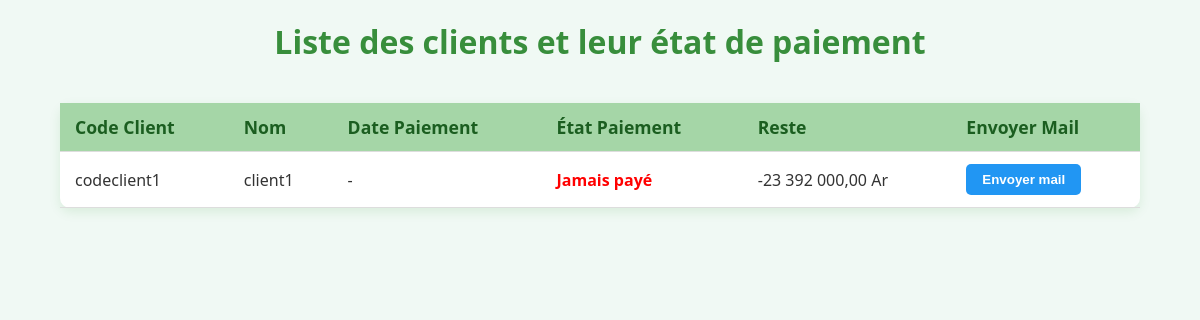
The page /view/mail8.php (signed in) on the database its author committed.
### tables this page shows
CREATE TABLE `CLIENT` (
  `codecli` varchar(100) NOT NULL,
  `nom` varchar(1000) NOT NULL,
  `sexe` varchar(1000) NOT NULL,
  `quartier` varchar(1000) NOT NULL,
  `niveau` varchar(1000) NOT NULL,
  `mail` varchar(1000) NOT NULL
);

### view/mail8.php (the view, shortened to what this page needs)
<?php
$host = 'localhost';
$dbname = 'jirama';
$user = 'root';
$password = '';
try {
    $pdo = new PDO("mysql:host=$host;dbname=$dbname", $user, $password);
    $pdo->setAttribute(PDO::ATTR_ERRMODE, PDO::ERRMODE_EXCEPTION);
} catch (PDOException $e) {
    die("Erreur de connexion à la base de données : " . $e->getMessage());
}
$queryClients = $pdo->query("SELECT codecli, nom FROM CLIENT");
$clients = $queryClients->fetchAll(PDO::FETCH_ASSOC);
?>
<!DOCTYPE html>
<html lang="fr">
<head>
</head>
<body>
<h1>Liste des clients et leur état de paiement</h1>
<table>
    <thead>
        <tr>
            <th>Code Client</th>
            <th>Nom</th>
            <th>Date Paiement</th>
            <th>État Paiement</th>
            <th>Reste</th>
            <th>Envoyer Mail</th>
        </tr>
    </thead>
    <tbody>
<?php
$queryClientsSansPaiement = $pdo->query("
    SELECT codecli, nom
    FROM CLIENT
    WHERE codecli NOT IN (SELECT DISTINCT codecli FROM PAYER)
");
$clientsSansPaiement = $queryClientsSansPaiement->fetchAll(PDO::FETCH_ASSOC);
foreach ($clientsSansPaiement as $client) {
    $codecli = $client['codecli'];
    $nom = $client['nom'];
    $montant = 0;
    $queryPuEau = $pdo->prepare("SELECT pu, codecompteur FROM COMPTEUR WHERE codecli = ? AND type = 'EAU'");
    $queryPuEau->execute([$codecli]);
    $resultEau = $queryPuEau->fetch(PDO::FETCH_ASSOC);
    $pu_eau = $resultEau['pu'] ?? 0;
    $codecompteur_eau = $resultEau['codecompteur'] ?? null;
    $queryPuElec = $pdo->prepare("SELECT pu, codecompteur FROM COMPTEUR WHERE codecli = ? AND type = 'ELECTRICITE'");
    $queryPuElec->execute([$codecli]);
    $resultElec = $queryPuElec->fetch(PDO::FETCH_ASSOC);
    $pu_elec = $resultElec['pu'] ?? 0;
    $codecompteur_elec = $resultElec['codecompteur'] ?? null;
    $valeur2 = 0;
    if ($codecompteur_eau) {
        $queryValEau = $pdo->prepare("SELECT valeur2 FROM EAU WHERE codecompteur = ?");
        $queryValEau->execute([$codecompteur_eau]);
        $valEau = $queryValEau->fetch(PDO::FETCH_ASSOC);
        $valeur2 = $valEau['valeur2'] ?? 0;
    }
    $valeur1 = 0;
    if ($codecompteur_elec) {
        $queryValElec = $pdo->prepare("SELECT valeur1 FROM ELEC WHERE codecompteur = ?");
        $queryValElec->execute([$codecompteur_elec]);
        $valElec = $queryValElec->fetch(PDO::FETCH_ASSOC);
        $valeur1 = $valElec['valeur1'] ?? 0;
    }
    $reste = $montant - (($pu_eau * $valeur2) + ($pu_elec * $valeur1));
    echo "<tr>
            <td>$codecli</td>
            <td>$nom</td>
            <td>-</td>
            <td class='pas-encore-payer'>Jamais payé</td>
            <td>" . number_format($reste, 2, ',', ' ') . " Ar</td>
            <td><button onclick=\"window.location.href='../controller/mail.php?codecli=$codecli';\">Envoyer mail</button></td>
          </tr>";
}
?>
    </tbody>
</table>
</body>
</html>

### view/mail8.php (style rules this page uses)
body { font-family: 'Segoe UI', Tahoma, Geneva, Verdana, sans-serif; margin: 0; padding: 0; background-color: #f0f9f4; color: #333; display: flex; flex-direction: column; align-items: center; }
h1 { font-size: 2em; margin: 20px 0; color: #388e3c; }
table { width: 90%; max-width: 1200px; margin-top: 20px; border-collapse: collapse; background-color: #ffffff; border-radius: 10px; box-shadow: 0 4px 12px rgba(0, 128, 0, 0.1); }
th, td { padding: 12px 15px; text-align: left; border-bottom: 1px solid #ddd; }
th { background-color: #a5d6a7; color: #1b5e20; }
.pas-encore-payer { color: red; font-weight: bold; }
button { background-color: #2196f3; color: white; padding: 8px 16px; border: none; border-radius: 5px; cursor: pointer; font-weight: bold; transition: background-color 0.3s ease; }
td { vertical-align: middle; }
thead th { font-size: 1.1em; }

### rows shown on the page
client: codecli "codeclient1", nom "client1", reste "-23 392 000,00"
